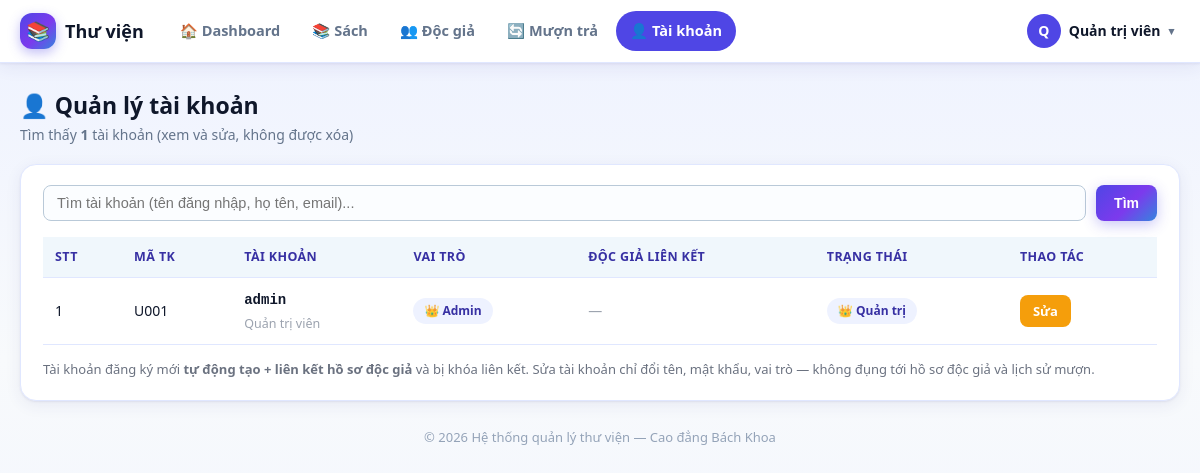
/users.php (signed in), run on the app's committed database.
### tables this page shows
CREATE TABLE IF NOT EXISTS `users` (
  `id` int(11) NOT NULL AUTO_INCREMENT,
  `ho_ten` varchar(100) NOT NULL,
  `username` varchar(50) NOT NULL,
  `email` varchar(100) DEFAULT NULL,
  `password` varchar(255) NOT NULL,
  `role` varchar(20) NOT NULL DEFAULT 'user',
  `id_doc_gia` int(11) DEFAULT NULL COMMENT 'Lien ket toi ho so doc gia (doc_gia.id_doc_gia). NULL = chua lien ket.',
  `created_at` timestamp NOT NULL DEFAULT CURRENT_TIMESTAMP,
  PRIMARY KEY (`id`),
  UNIQUE KEY `uq_users_username` (`username`),
  UNIQUE KEY `uq_users_docgia` (`id_doc_gia`)
);

### Login/auth.php (called while the page is built, shortened)
<?php
require_once __DIR__ . '/../config/helpers.php';
$currentUser = [
    'id'         => $_SESSION['id_taikhoan'],
    'username'   => $_SESSION['username'],
    'ho_ten'     => $_SESSION['ho_ten'],
    'role'       => $_SESSION['role'],
    'id_doc_gia' => $_SESSION['id_docgia'],
];
function isAdmin() {
    if (($_SESSION['role'] ?? 'user') === 'admin') {
        return true;
    }
    return false;
}

### config/helpers.php (called while the page is built, shortened)
<?php
function e($s) {
    if ($s == null) {
        $s = '';
    }
    return htmlspecialchars($s, ENT_QUOTES, 'UTF-8');
}

### users.php (the view, shortened to what this page needs)
<?php
require_once __DIR__ . '/Login/auth.php';
require_once __DIR__ . '/config/database.php';
$tuKhoa = trim($_GET['q'] ?? '');
if ($tuKhoa !== '') {
    $stmt = $pdo->prepare(
        'SELECT u.*, d.ho_ten AS ten_doc_gia
         FROM users u LEFT JOIN doc_gia d ON u.id_doc_gia = d.id_doc_gia
         WHERE u.username LIKE :kw1 OR u.ho_ten LIKE :kw2 OR u.email LIKE :kw3
         ORDER BY u.id DESC'
    );
    $kw = '%' . $tuKhoa . '%';
    $stmt->execute(['kw1' => $kw, 'kw2' => $kw, 'kw3' => $kw]);
    $users = $stmt->fetchAll();
} else {
    $users = $pdo->query(
        'SELECT u.*, d.ho_ten AS ten_doc_gia
         FROM users u LEFT JOIN doc_gia d ON u.id_doc_gia = d.id_doc_gia
         ORDER BY u.id DESC'
    )->fetchAll();
}
$activeMenu = 'users';
include __DIR__ . '/partials/top.php';
?>
<div class="page-head">
    <div>
        <h2>👤 Quản lý tài khoản</h2>
        <p class="sub">Tìm thấy <b><?= count($users) ?></b> tài khoản (xem và sửa, không được xóa)</p>
    </div>
</div>
<div class="panel">
    <form class="search-bar" method="GET" action="users.php">
        <input type="text" name="q" placeholder="Tìm tài khoản (tên đăng nhập, họ tên, email)..." value="<?= e($tuKhoa) ?>">
        <button type="submit" class="btn btn-primary" style="width:auto;">Tìm</button>
    </form>
    <table class="tbl">
        <thead>
            <tr><th>STT</th><th>Mã TK</th><th>Tài khoản</th><th>Vai trò</th><th>Độc giả liên kết</th><th>Trạng thái</th><th>Thao tác</th></tr>
        </thead>
        <tbody>
            <?php foreach ($users as $stt => $u): ?>
            <tr>
                <td><?= $stt + 1 ?></td>
                <td>U<?= str_pad($u['id'], 3, '0', STR_PAD_LEFT) ?></td>
                <td>
                    <b><code><?= e($u['username']) ?></code></b>
                    <br><small style="color:#9ca3af;"><?= e($u['ho_ten']) ?></small>
                </td>
                <td>
                    <?php if ($u['role'] === 'admin'): ?>
                        <span class="badge b-admin">👑 Admin</span>
                    <?php else: ?>
                        <span class="badge b-user">👤 User</span>
                    <?php endif; ?>
                </td>
                <td>
                    <?php if ($u['role'] === 'admin'): ?>
                        <span style="color:#9ca3af;">—</span>
                    <?php elseif (!empty($u['id_doc_gia'])): ?>
                        <b>DG<?= str_pad($u['id_doc_gia'], 3, '0', STR_PAD_LEFT) ?> - <?= e($u['ten_doc_gia'] ?? '') ?></b>
                        <br><small style="color:#9ca3af;">🔒 Đã liên kết</small>
                    <?php endif; ?>
                </td>
                <td>
                    <?php if ($u['role'] === 'admin'): ?>
                        <span class="badge b-admin">👑 Quản trị</span>
                    <?php elseif (!empty($u['id_doc_gia'])): ?>
                        <span class="badge b-tra">✅ Đã liên kết</span>
                    <?php else: ?>
                        <span class="badge b-muon">⚠️ Chưa liên kết</span>
                    <?php endif; ?>
                </td>
                <td class="action-cell">
                    <a class="btn-edit btn-sm" href="./CRUD/edit-user.php?id=<?= $u['id'] ?>">Sửa</a>
                </td>
            </tr>
            <?php endforeach; ?>
        </tbody>
    </table>
    <p style="color:#6b7280;font-size:13px;margin-top:14px;">
        Tài khoản đăng ký mới <b>tự động tạo + liên kết hồ sơ độc giả</b> và bị khóa liên kết.
        Sửa tài khoản chỉ đổi tên, mật khẩu, vai trò — không đụng tới hồ sơ độc giả và lịch sử mượn.
    </p>
</div>
<?php include __DIR__ . '/partials/bottom.php'; ?>

### partials/top.php (shortened to what this page needs)
<?php
if (!isset($basePath)) {
    $basePath = './';
}
if (function_exists('isAdmin') && isAdmin()) {
    $admin = true;
} else {
    $admin = false;
}
$tenHienThi = $currentUser['ho_ten'];
$chuCaiDau = mb_strtoupper(mb_substr($tenHienThi, 0, 1, 'UTF-8'), 'UTF-8');
?>
<!DOCTYPE html>
<html lang="vi">
<head>
    <link rel="stylesheet" href="<?= $basePath ?>css/style.css?v=9">
    <link rel="stylesheet" href="https://cdnjs.cloudflare.com/ajax/libs/font-awesome/6.5.2/css/all.min.css">
</head>
<body>
<header class="topnav">
    <div class="topnav-in">
        <a class="brand" href="<?= $basePath ?>index.php">
            <span class="brand-icon">📚</span><span>Thư viện</span>
        </a>
        <nav class="menu" id="mainMenu">
            <a class="<?= $activeMenu === 'home' ? 'active' : '' ?>" href="<?= $basePath ?>index.php">🏠 Dashboard</a>
            <a class="<?= $activeMenu === 'sach' ? 'active' : '' ?>" href="<?= $basePath ?>product.php">📚 Sách</a>
            <a class="<?= $activeMenu === 'docgia' ? 'active' : '' ?>" href="<?= $basePath ?>docgia.php">👥 Độc giả</a>
            <a class="<?= $activeMenu === 'muontra' ? 'active' : '' ?>" href="<?= $basePath ?>muontra.php">🔄 Mượn trả</a>
            <?php if ($admin): ?>
            <a class="<?= $activeMenu === 'users' ? 'active' : '' ?>" href="<?= $basePath ?>users.php">👤 Tài khoản</a>
            <?php endif; ?>
        </nav>
        <div class="user-chip has-menu" id="userChip">
            <span class="avatar"><?= e($chuCaiDau) ?></span>
            <span class="uname"><?= e($tenHienThi) ?></span>
            <span class="caret">▾</span>
        </div>
    </div>
</header>
<main class="page">

### data on the page
users: ho_ten "Q", ho_ten "Quản trị viên", id "001", username "admin", role "👑 Admin"

### other printed values
count($users) "1"
